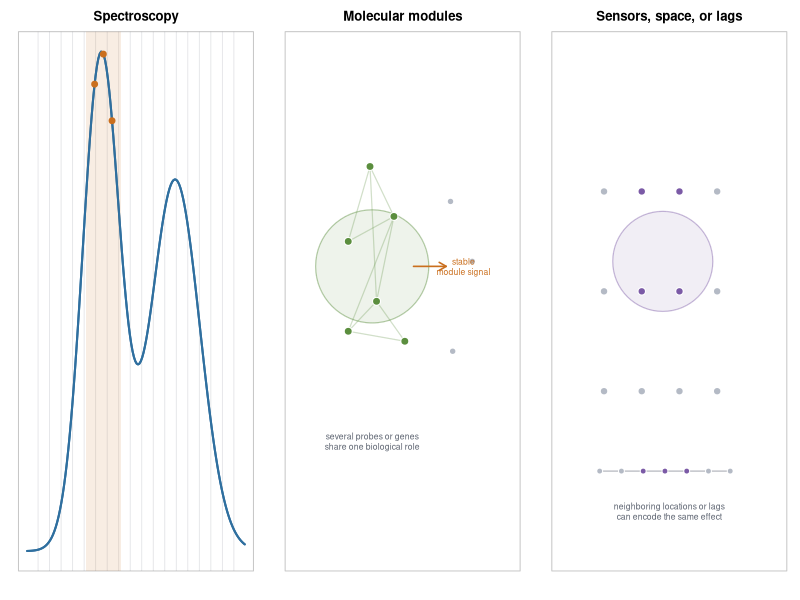
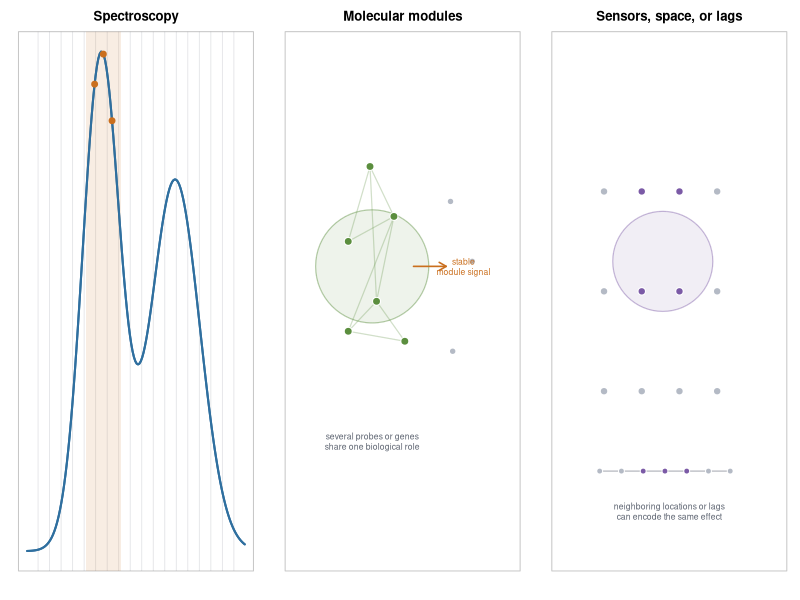

These figures' R source, in order:
output_dir <- file.path("sim", "output")
dir.create(output_dir, showWarnings = FALSE, recursive = TRUE)

blue <- "#2f6f9f"
orange <- "#ca6f1e"
green <- "#5b8e3e"
purple <- "#7b5aa6"
gray <- "#5c6370"

draw_spectroscopy_panel <- function() {
  x <- seq(0, 1, length.out = 160)
  y <- 0.18 + 0.32 * exp(-((x - 0.34) / 0.12)^2) +
    0.24 * exp(-((x - 0.68) / 0.16)^2)
  plot(
    x,
    y,
    type = "l",
    lwd = 2,
    col = blue,
    axes = FALSE,
    xlab = "",
    ylab = "",
    main = "Spectroscopy"
  )
  box(col = "gray78")
  abline(v = seq(0.05, 0.95, length.out = 18), col = adjustcolor(gray, 0.18), lwd = 0.8)
  rect(0.27, 0.03, 0.43, 0.63, col = adjustcolor(orange, 0.12), border = NA)
  lines(x, y, lwd = 2, col = blue)
  arrows(0.27, 0.08, 0.43, 0.08, length = 0.06, angle = 25, code = 3, col = orange, lwd = 1.5)
  text(0.35, 0.13, "one absorption region", cex = 0.76, col = orange)
  points(c(0.31, 0.35, 0.39), approx(x, y, c(0.31, 0.35, 0.39))$y, pch = 19, col = orange, cex = 1.2)
  text(0.52, 0.54, "nearby wavelengths\nact as substitutes", cex = 0.78, col = gray)
}

draw_molecular_panel <- function() {
  plot(
    NA,
    xlim = c(0, 1),
    ylim = c(0, 1),
    axes = FALSE,
    xlab = "",
    ylab = "",
    main = "Molecular modules"
  )
  box(col = "gray78")
  module <- cbind(
    c(0.25, 0.35, 0.46, 0.38, 0.25, 0.51),
    c(0.62, 0.77, 0.67, 0.50, 0.44, 0.42)
  )
  other <- cbind(c(0.72, 0.82, 0.73), c(0.70, 0.58, 0.40))
  for (i in seq_len(nrow(module))) {
    for (j in seq_len(nrow(module))) {
      if (i < j && abs(i - j) <= 2) {
        segments(module[i, 1], module[i, 2], module[j, 1], module[j, 2],
                 col = adjustcolor(green, 0.28), lwd = 1.2)
      }
    }
  }
  symbols(0.36, 0.57, circles = 0.26, inches = FALSE, add = TRUE,
          bg = adjustcolor(green, 0.10), fg = adjustcolor(green, 0.45), lwd = 1.2)
  points(module, pch = 21, bg = green, col = "white", cex = 1.6, lwd = 1)
  points(other, pch = 21, bg = "#b4bac5", col = "white", cex = 1.3, lwd = 1)
  arrows(0.55, 0.57, 0.70, 0.57, length = 0.08, col = orange, lwd = 1.6)
  text(0.78, 0.57, "stable\nmodule signal", cex = 0.78, col = orange)
  text(0.36, 0.22, "several probes or genes\nshare one biological role", cex = 0.78, col = gray)
}

draw_sensor_panel <- function() {
  plot(
    NA,
    xlim = c(0, 1),
    ylim = c(0, 1),
    axes = FALSE,
    xlab = "",
    ylab = "",
    main = "Sensors, space, or lags"
  )
  box(col = "gray78")
  xs <- rep(seq(0.20, 0.72, length.out = 4), each = 3)
  ys <- rep(seq(0.32, 0.72, length.out = 3), times = 4)
  highlight <- xs > 0.34 & xs < 0.60 & ys > 0.44
  symbols(0.47, 0.58, circles = 0.23, inches = FALSE, add = TRUE,
          bg = adjustcolor(purple, 0.10), fg = adjustcolor(purple, 0.42), lwd = 1.2)
  points(xs, ys, pch = 21, bg = ifelse(highlight, purple, "#b4bac5"), col = "white", cex = 1.5, lwd = 1)
  axis_x <- seq(0.18, 0.78, length.out = 7)
  segments(axis_x[-length(axis_x)], 0.16, axis_x[-1], 0.16, col = adjustcolor(gray, 0.45), lwd = 1.2)
  points(axis_x, rep(0.16, length(axis_x)), pch = 21,
         bg = ifelse(seq_along(axis_x) %in% 3:5, purple, "#b4bac5"),
         col = "white", cex = 1.2, lwd = 1)
  text(0.50, 0.08, "neighboring locations or lags\ncan encode the same effect", cex = 0.78, col = gray)
}

draw_figure <- function(path, device) {
  device(path, width = 10.5, height = 3.2)
  op <- par(mfrow = c(1, 3), mar = c(2.2, 1.4, 2.4, 1.0), oma = c(0, 0, 0, 0))
  on.exit({
    par(op)
    dev.off()
  })
  draw_spectroscopy_panel()
  draw_molecular_panel()
  draw_sensor_panel()
}

draw_figure(file.path(output_dir, "practical_regime_examples.svg"), svg)
draw_figure(file.path(output_dir, "practical_regime_examples.pdf"), pdf)
